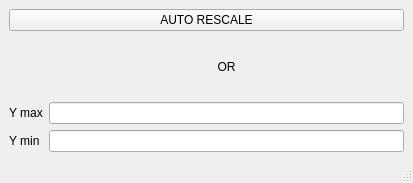
<?xml version="1.0" encoding="UTF-8"?>
<ui version="4.0">
 <class>MainWindow</class>
 <widget class="QMainWindow" name="ManualYAxisControl">
  <property name="geometry">
   <rect>
    <x>0</x>
    <y>0</y>
    <width>413</width>
    <height>183</height>
   </rect>
  </property>
  <property name="sizePolicy">
   <sizepolicy hsizetype="Preferred" vsizetype="Fixed">
    <horstretch>0</horstretch>
    <verstretch>0</verstretch>
   </sizepolicy>
  </property>
  <property name="minimumSize">
   <size>
    <width>0</width>
    <height>183</height>
   </size>
  </property>
  <property name="maximumSize">
   <size>
    <width>16777215</width>
    <height>183</height>
   </size>
  </property>
  <property name="windowTitle">
   <string>Manual Y Axis</string>
  </property>
  <widget class="QWidget" name="centralwidget">
   <layout class="QVBoxLayout" name="verticalLayout">
    <item>
     <widget class="QPushButton" name="auto_rescale">
      <property name="text">
       <string>AUTO RESCALE</string>
      </property>
     </widget>
    </item>
    <item>
     <layout class="QGridLayout" name="gridLayout">
      <item row="1" column="0">
       <widget class="QLabel" name="label">
        <property name="text">
         <string>Y max</string>
        </property>
       </widget>
      </item>
      <item row="1" column="1">
       <widget class="QLineEdit" name="y_max_value"/>
      </item>
      <item row="2" column="0">
       <widget class="QLabel" name="label_3">
        <property name="text">
         <string>Y min</string>
        </property>
       </widget>
      </item>
      <item row="2" column="1">
       <widget class="QLineEdit" name="y_min_value"/>
      </item>
      <item row="0" column="1">
       <widget class="QLabel" name="label_2">
        <property name="text">
         <string>OR</string>
        </property>
        <property name="alignment">
         <set>Qt::AlignCenter</set>
        </property>
       </widget>
      </item>
     </layout>
    </item>
   </layout>
  </widget>
  <widget class="QMenuBar" name="menubar">
   <property name="geometry">
    <rect>
     <x>0</x>
     <y>0</y>
     <width>413</width>
     <height>25</height>
    </rect>
   </property>
  </widget>
  <widget class="QStatusBar" name="statusbar"/>
 </widget>
 <resources/>
 <connections>
  <connection>
   <sender>y_min_value</sender>
   <signal>editingFinished()</signal>
   <receiver>MainWindow</receiver>
   <slot>y_min_event()</slot>
   <hints>
    <hint type="sourcelabel">
     <x>229</x>
     <y>137</y>
    </hint>
    <hint type="destinationlabel">
     <x>206</x>
     <y>91</y>
    </hint>
   </hints>
  </connection>
  <connection>
   <sender>y_max_value</sender>
   <signal>editingFinished()</signal>
   <receiver>MainWindow</receiver>
   <slot>y_max_event()</slot>
   <hints>
    <hint type="sourcelabel">
     <x>229</x>
     <y>104</y>
    </hint>
    <hint type="destinationlabel">
     <x>206</x>
     <y>91</y>
    </hint>
   </hints>
  </connection>
  <connection>
   <sender>auto_rescale</sender>
   <signal>clicked()</signal>
   <receiver>MainWindow</receiver>
   <slot>y_auto_rescale_event()</slot>
   <hints>
    <hint type="sourcelabel">
     <x>206</x>
     <y>47</y>
    </hint>
    <hint type="destinationlabel">
     <x>206</x>
     <y>91</y>
    </hint>
   </hints>
  </connection>
 </connections>
 <slots>
  <slot>y_min_event()</slot>
  <slot>y_max_event()</slot>
  <slot>y_auto_rescale_event()</slot>
 </slots>
</ui>
